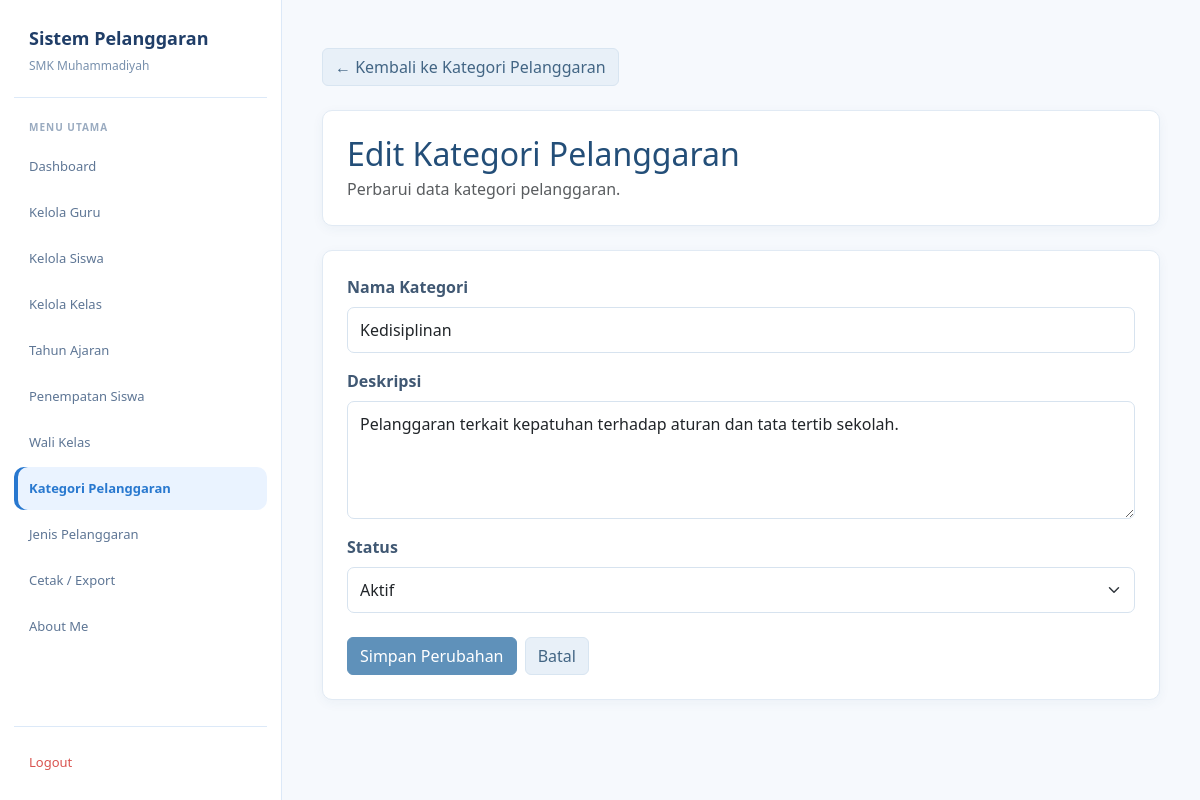
The page /admin/edit_kategori_pelanggaran.php?id=1 (signed in) on the database its author committed.
### tables this page shows
CREATE TABLE `t_pelanggaran_kategori` (
  `id` int(11) NOT NULL,
  `nama` varchar(100) NOT NULL,
  `deskripsi` text NOT NULL,
  `status_aktif` tinyint(1) NOT NULL,
  `created_at` timestamp NULL DEFAULT NULL,
  `updated_at` timestamp NULL DEFAULT NULL
);

### admin/edit_kategori_pelanggaran.php (the view, shortened to what this page needs)
<?php
include "../config/koneksi.php";
function e($data) {
    return htmlspecialchars((string)($data ?? ''), ENT_QUOTES, 'UTF-8');
}
$id = (int)$_GET['id'];
$stmt = mysqli_prepare(
    $koneksi,
    "SELECT * FROM t_pelanggaran_kategori WHERE id = ? LIMIT 1"
);
mysqli_stmt_bind_param($stmt, "i", $id);
mysqli_stmt_execute($stmt);
$result = mysqli_stmt_get_result($stmt);
$kategori = mysqli_fetch_assoc($result);
$nama = $kategori['nama'];
$deskripsi = $kategori['deskripsi'];
$status_aktif = (int)$kategori['status_aktif'];
?>
<!DOCTYPE html>
<html lang="id">
<head>
<link href="https://cdn.jsdelivr.net/npm/bootstrap@5.3.8/dist/css/bootstrap.min.css" rel="stylesheet">
</head>
<body>
<aside class="sidebar">
    <div class="brand">
        <div class="brand-title">Sistem Pelanggaran</div>
        <div class="brand-subtitle">SMK Muhammadiyah</div>
    </div>
    <div class="menu-title">Menu Utama</div>
    <nav class="menu">
        <a href="../dashboard.php" class="menu-link">Dashboard</a>
        <a href="guru.php" class="menu-link">Kelola Guru</a>
        <a href="siswa.php" class="menu-link">Kelola Siswa</a>
        <a href="kelas.php" class="menu-link">Kelola Kelas</a>
        <a href="tahun_ajaran.php" class="menu-link">Tahun Ajaran</a>
        <a href="penempatan_siswa.php" class="menu-link">Penempatan Siswa</a>
        <a href="wali_kelas.php" class="menu-link">Wali Kelas</a>
        <a href="kategori_pelanggaran.php" class="menu-link active">Kategori Pelanggaran</a>
        <a href="jenis_pelanggaran.php" class="menu-link">Jenis Pelanggaran</a>
        <a href="cetak_export.php" class="menu-link">Cetak / Export</a>
        <a href="../about.php" class="menu-link">About Me</a>
    </nav>
    <div class="logout">
        <a href="../logout.php" class="menu-link">Logout</a>
    </div>
</aside>
<main class="main">
    <div class="container-fluid py-4">
        <div class="mb-4">
            <a href="kategori_pelanggaran.php" class="btn btn-secondary">
                &larr; Kembali ke Kategori Pelanggaran
            </a>
        </div>
        <div class="card mb-4">
            <div class="card-body">
                <h2 class="judul mb-1">Edit Kategori Pelanggaran</h2>
                <p class="text-muted mb-0">Perbarui data kategori pelanggaran.</p>
            </div>
        </div>
        <div class="card">
            <div class="card-body">
                <form method="POST" action="edit_kategori_pelanggaran.php?id=<?= $id; ?>">
                    <div class="mb-3">
                        <label class="form-label">Nama Kategori</label>
                        <input type="text" name="nama" class="form-control"
                            value="<?= e($nama); ?>" required>
                    </div>
                    <div class="mb-3">
                        <label class="form-label">Deskripsi</label>
                        <textarea name="deskripsi" class="form-control" rows="4"
                            required><?= e($deskripsi); ?></textarea>
                    </div>
                    <div class="mb-4">
                        <label class="form-label">Status</label>
                        <select name="status_aktif" class="form-select" required>
                            <option value="1" <?= $status_aktif === 1 ? 'selected' : ''; ?>>
                                Aktif
                            </option>
                        </select>
                    </div>
                    <button type="submit" name="simpan" class="btn btn-primary">
                        Simpan Perubahan
                    </button>
                    <a href="kategori_pelanggaran.php" class="btn btn-secondary ms-1">
                        Batal
                    </a>
                </form>
            </div>
        </div>
    </div>
</main>
</body>
</html>

### admin/edit_kategori_pelanggaran.php (style rules this page uses)
:root { --blue: #2878cf; --blue-dark: #203e68; --blue-soft: #eaf3ff; --page: #f6f9fd; --line: #dce9f8; }
* { box-sizing: border-box; }
body { margin: 0; background: var(--page); color: #263f63; font-family: "Segoe UI", Arial, sans-serif; }
a { text-decoration: none; }
.sidebar { position: fixed; left: 0; top: 0; width: 282px; height: 100vh; background: #fff; border-right: 1px solid var(--line); padding: 25px 14px 16px; display: flex; flex-direction: column; z-index: 1000; overflow-y: auto; }
.brand { padding: 0 15px 22px; border-bottom: 1px solid var(--line); margin-bottom: 22px; }
.brand-title { font-size: 18px; font-weight: 700; color: var(--blue-dark); margin-bottom: 5px; }
.brand-subtitle { font-size: 12px; color: #7890ad; }
.menu-title { font-size: 10px; font-weight: 700; color: #9aabc0; letter-spacing: 1px; text-transform: uppercase; margin: 0 15px 10px; }
.menu { display: flex; flex-direction: column; gap: 3px; }
.menu-link { min-height: 43px; display: flex; align-items: center; padding: 10px 15px; border-radius: 10px; color: #5e7695; font-size: 13px; }
.menu-link:hover, .menu-link.active { background: var(--blue-soft); color: var(--blue); }
.menu-link.active { font-weight: 600; box-shadow: inset 4px 0 0 var(--blue); }
.logout { margin-top: auto; padding-top: 14px; border-top: 1px solid var(--line); }
.logout .menu-link { color: #d9534f; }
.main { margin-left: 282px; min-height: 100vh; padding: 24px 28px 40px; }
.judul, h4 { color: #234e78; }
.card { border: 1px solid #e1eaf4; border-radius: 10px; box-shadow: 0 3px 12px rgba(35,78,120,.05); }
.card-body { padding: 24px; }
.form-label { color: #405873; font-weight: 600; }
.form-control, .form-select { border-color: #d7e3ef; border-radius: 7px; padding: 10px 12px; }
.btn-primary { background: #5f91ba; border-color: #5f91ba; }
.btn-secondary { background: #e8f0f8; border-color: #d8e5f1; color: #426584; }

### rows shown on the page
t_pelanggaran_kategori: nama "Kedisiplinan", deskripsi "Pelanggaran terkait kepatuhan terhadap aturan dan tata tertib sekolah.", status_aktif "Aktif"
